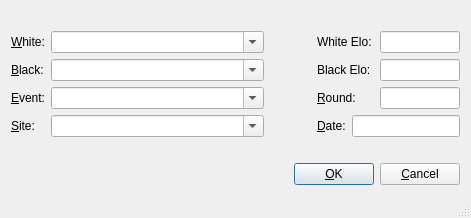
<ui version="4.0" >
 <author></author>
 <comment></comment>
 <exportmacro></exportmacro>
 <class>SaveDialog</class>
 <widget class="QDialog" name="SaveDialog" >
  <property name="geometry" >
   <rect>
    <x>0</x>
    <y>0</y>
    <width>471</width>
    <height>218</height>
   </rect>
  </property>
  <property name="windowTitle" >
   <string>Save Game</string>
  </property>
  <property name="sizeGripEnabled" >
   <bool>true</bool>
  </property>
  <layout class="QGridLayout" >
   <property name="margin" >
    <number>11</number>
   </property>
   <property name="spacing" >
    <number>6</number>
   </property>
   <item row="1" column="0" colspan="3" >
    <layout class="QHBoxLayout" >
     <property name="margin" >
      <number>0</number>
     </property>
     <property name="spacing" >
      <number>6</number>
     </property>
     <item>
      <spacer>
       <property name="orientation" >
        <enum>Qt::Horizontal</enum>
       </property>
       <property name="sizeType" >
        <enum>QSizePolicy::Expanding</enum>
       </property>
       <property name="sizeHint" >
        <size>
         <width>20</width>
         <height>20</height>
        </size>
       </property>
      </spacer>
     </item>
     <item>
      <widget class="QPushButton" name="buttonOk" >
       <property name="text" >
        <string>&amp;OK</string>
       </property>
       <property name="shortcut" >
        <string/>
       </property>
       <property name="autoDefault" >
        <bool>true</bool>
       </property>
       <property name="default" >
        <bool>true</bool>
       </property>
      </widget>
     </item>
     <item>
      <widget class="QPushButton" name="buttonCancel" >
       <property name="text" >
        <string>&amp;Cancel</string>
       </property>
       <property name="shortcut" >
        <string/>
       </property>
       <property name="autoDefault" >
        <bool>true</bool>
       </property>
      </widget>
     </item>
    </layout>
   </item>
   <item row="0" column="2" >
    <layout class="QGridLayout" >
     <property name="margin" >
      <number>0</number>
     </property>
     <property name="spacing" >
      <number>6</number>
     </property>
     <item row="3" column="0" >
      <widget class="QLabel" name="textLabel2_4" >
       <property name="text" >
        <string>&amp;Date:</string>
       </property>
       <property name="buddy" >
        <cstring>whiteEloEdit</cstring>
       </property>
      </widget>
     </item>
     <item row="1" column="0" colspan="2" >
      <widget class="QLabel" name="textLabel2_2" >
       <property name="text" >
        <string>Black Elo:</string>
       </property>
      </widget>
     </item>
     <item row="2" column="0" colspan="2" >
      <widget class="QLabel" name="textLabel2_3" >
       <property name="text" >
        <string>&amp;Round:</string>
       </property>
       <property name="buddy" >
        <cstring>roundEdit</cstring>
       </property>
      </widget>
     </item>
     <item row="3" column="1" colspan="2" >
      <widget class="QLineEdit" name="dateEdit" >
       <property name="sizePolicy" >
        <sizepolicy>
         <hsizetype>0</hsizetype>
         <vsizetype>0</vsizetype>
         <horstretch>0</horstretch>
         <verstretch>0</verstretch>
        </sizepolicy>
       </property>
       <property name="maximumSize" >
        <size>
         <width>160</width>
         <height>32767</height>
        </size>
       </property>
      </widget>
     </item>
     <item row="0" column="0" colspan="2" >
      <widget class="QLabel" name="textLabel2" >
       <property name="text" >
        <string>White Elo:</string>
       </property>
      </widget>
     </item>
     <item row="2" column="2" >
      <widget class="QLineEdit" name="roundEdit" >
       <property name="sizePolicy" >
        <sizepolicy>
         <hsizetype>0</hsizetype>
         <vsizetype>0</vsizetype>
         <horstretch>0</horstretch>
         <verstretch>0</verstretch>
        </sizepolicy>
       </property>
       <property name="maximumSize" >
        <size>
         <width>80</width>
         <height>32767</height>
        </size>
       </property>
       <property name="inputMask" >
        <string>[####]; </string>
       </property>
      </widget>
     </item>
     <item row="1" column="2" >
      <widget class="QLineEdit" name="blackEloEdit" >
       <property name="sizePolicy" >
        <sizepolicy>
         <hsizetype>0</hsizetype>
         <vsizetype>0</vsizetype>
         <horstretch>0</horstretch>
         <verstretch>0</verstretch>
        </sizepolicy>
       </property>
       <property name="maximumSize" >
        <size>
         <width>80</width>
         <height>32767</height>
        </size>
       </property>
       <property name="inputMask" >
        <string>[####]; </string>
       </property>
      </widget>
     </item>
     <item row="0" column="2" >
      <widget class="QLineEdit" name="whiteEloEdit" >
       <property name="sizePolicy" >
        <sizepolicy>
         <hsizetype>0</hsizetype>
         <vsizetype>0</vsizetype>
         <horstretch>0</horstretch>
         <verstretch>0</verstretch>
        </sizepolicy>
       </property>
       <property name="maximumSize" >
        <size>
         <width>80</width>
         <height>32767</height>
        </size>
       </property>
       <property name="inputMask" >
        <string>[####]; </string>
       </property>
      </widget>
     </item>
    </layout>
   </item>
   <item row="0" column="0" >
    <layout class="QGridLayout" >
     <property name="margin" >
      <number>0</number>
     </property>
     <property name="spacing" >
      <number>6</number>
     </property>
     <item row="1" column="1" >
      <widget class="QComboBox" name="blackCombo" >
       <property name="sizePolicy" >
        <sizepolicy>
         <hsizetype>7</hsizetype>
         <vsizetype>0</vsizetype>
         <horstretch>0</horstretch>
         <verstretch>0</verstretch>
        </sizepolicy>
       </property>
       <property name="editable" >
        <bool>true</bool>
       </property>
       <property name="autoCompletion" >
        <bool>true</bool>
       </property>
       <property name="duplicatesEnabled" >
        <bool>false</bool>
       </property>
      </widget>
     </item>
     <item row="1" column="0" >
      <widget class="QLabel" name="textLabel1_2" >
       <property name="text" >
        <string>&amp;Black:</string>
       </property>
       <property name="buddy" >
        <cstring>whiteCombo</cstring>
       </property>
      </widget>
     </item>
     <item row="0" column="1" >
      <widget class="QComboBox" name="whiteCombo" >
       <property name="sizePolicy" >
        <sizepolicy>
         <hsizetype>7</hsizetype>
         <vsizetype>0</vsizetype>
         <horstretch>0</horstretch>
         <verstretch>0</verstretch>
        </sizepolicy>
       </property>
       <property name="editable" >
        <bool>true</bool>
       </property>
       <property name="autoCompletion" >
        <bool>true</bool>
       </property>
       <property name="duplicatesEnabled" >
        <bool>false</bool>
       </property>
      </widget>
     </item>
     <item row="3" column="0" >
      <widget class="QLabel" name="textLabel1_2_2" >
       <property name="text" >
        <string>&amp;Site:</string>
       </property>
       <property name="buddy" >
        <cstring>whiteCombo</cstring>
       </property>
      </widget>
     </item>
     <item row="2" column="1" >
      <widget class="QComboBox" name="eventCombo" >
       <property name="sizePolicy" >
        <sizepolicy>
         <hsizetype>7</hsizetype>
         <vsizetype>0</vsizetype>
         <horstretch>0</horstretch>
         <verstretch>0</verstretch>
        </sizepolicy>
       </property>
       <property name="editable" >
        <bool>true</bool>
       </property>
       <property name="autoCompletion" >
        <bool>true</bool>
       </property>
       <property name="duplicatesEnabled" >
        <bool>false</bool>
       </property>
      </widget>
     </item>
     <item row="2" column="0" >
      <widget class="QLabel" name="textLabel1_2_3" >
       <property name="text" >
        <string>&amp;Event:</string>
       </property>
       <property name="buddy" >
        <cstring>whiteCombo</cstring>
       </property>
      </widget>
     </item>
     <item row="3" column="1" >
      <widget class="QComboBox" name="siteCombo" >
       <property name="sizePolicy" >
        <sizepolicy>
         <hsizetype>7</hsizetype>
         <vsizetype>0</vsizetype>
         <horstretch>0</horstretch>
         <verstretch>0</verstretch>
        </sizepolicy>
       </property>
       <property name="editable" >
        <bool>true</bool>
       </property>
       <property name="autoCompletion" >
        <bool>true</bool>
       </property>
       <property name="duplicatesEnabled" >
        <bool>false</bool>
       </property>
      </widget>
     </item>
     <item row="0" column="0" >
      <widget class="QLabel" name="textLabel1" >
       <property name="text" >
        <string>&amp;White:</string>
       </property>
       <property name="buddy" >
        <cstring>whiteCombo</cstring>
       </property>
      </widget>
     </item>
    </layout>
   </item>
   <item row="0" column="1" >
    <spacer>
     <property name="orientation" >
      <enum>Qt::Horizontal</enum>
     </property>
     <property name="sizeType" >
      <enum>QSizePolicy::Fixed</enum>
     </property>
     <property name="sizeHint" >
      <size>
       <width>41</width>
       <height>20</height>
      </size>
     </property>
    </spacer>
   </item>
  </layout>
 </widget>
 <layoutdefault spacing="6" margin="11" />
 <pixmapfunction>qPixmapFromMimeSource</pixmapfunction>
 <tabstops>
  <tabstop>whiteCombo</tabstop>
  <tabstop>whiteEloEdit</tabstop>
  <tabstop>blackCombo</tabstop>
  <tabstop>blackEloEdit</tabstop>
  <tabstop>eventCombo</tabstop>
  <tabstop>roundEdit</tabstop>
  <tabstop>siteCombo</tabstop>
  <tabstop>dateEdit</tabstop>
  <tabstop>buttonOk</tabstop>
  <tabstop>buttonCancel</tabstop>
 </tabstops>
 <resources/>
 <connections>
  <connection>
   <sender>buttonOk</sender>
   <signal>clicked()</signal>
   <receiver>SaveDialog</receiver>
   <slot>accept()</slot>
   <hints>
    <hint type="sourcelabel" >
     <x>20</x>
     <y>20</y>
    </hint>
    <hint type="destinationlabel" >
     <x>20</x>
     <y>20</y>
    </hint>
   </hints>
  </connection>
  <connection>
   <sender>buttonCancel</sender>
   <signal>clicked()</signal>
   <receiver>SaveDialog</receiver>
   <slot>reject()</slot>
   <hints>
    <hint type="sourcelabel" >
     <x>20</x>
     <y>20</y>
    </hint>
    <hint type="destinationlabel" >
     <x>20</x>
     <y>20</y>
    </hint>
   </hints>
  </connection>
 </connections>
</ui>
